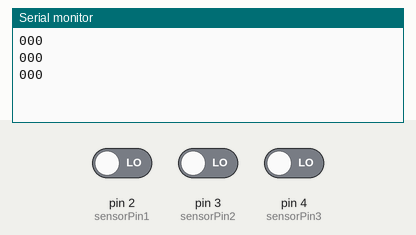
Simulated run of this sketch. Board: Arduino Uno, built with avr-gcc and run on an emulated ATmega328P. Shown: the last lines printed to the serial monitor. Inputs (shaded band) come from the test bench; at power-on: pin 2 (sensorPin1) LOW, pin 3 (sensorPin2) LOW, pin 4 (sensorPin3) LOW.

Above: at 2.8 s.
2.9 s: pin 2 (sensorPin1) driven HIGH
At 3.8 s:
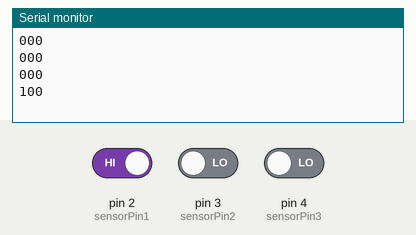
4.4 s: pin 3 (sensorPin2) driven HIGH
At 5.7 s:
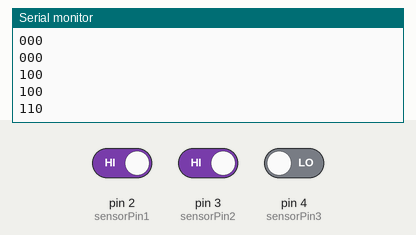
5.9 s: pin 4 (sensorPin3) driven HIGH
At 6.7 s:
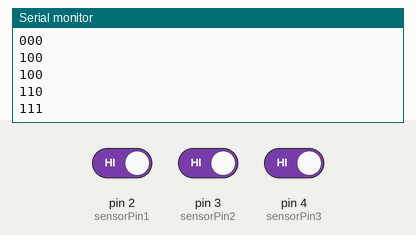
7.4 s: pin 2 (sensorPin1) driven LOW
At 8.7 s:
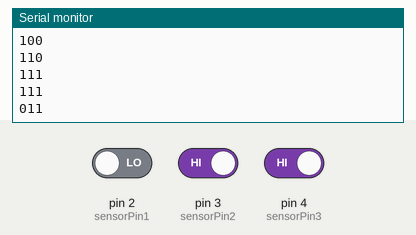
8.9 s: pin 3 (sensorPin2) driven LOW
At 9.8 s:
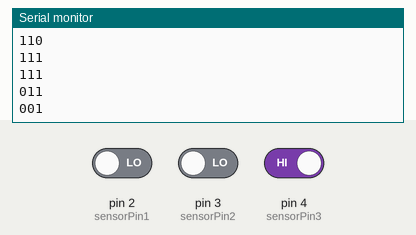
Timing chart, 0 to 11.4 s (numbered marks = the images above; inputs shaded):
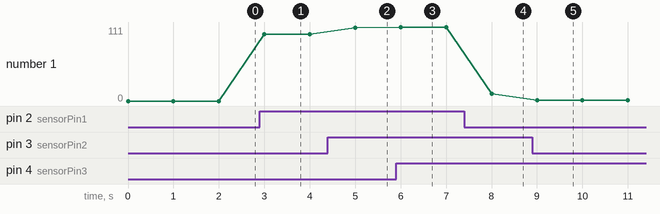

Measured:
- after the input at 2.9 s, the serial monitor: prints a new line after 0.10 s (image 1)
- after the input at 4.4 s, the serial monitor: prints a new line after 0.60 s (image 2)
- after the input at 5.9 s, the serial monitor: prints a new line after 0.10 s (image 3)
- after the input at 7.4 s, the serial monitor: prints a new line after 0.60 s (image 4)
- after the input at 8.9 s, the serial monitor: prints a new line after 0.10 s (image 5)
- plotted number 1: 0 → 100 after the input at 2.9 s, 100 → 110 after the input at 4.4 s, 110 → 111 after the input at 5.9 s, 111 → 11 after the input at 7.4 s, 11 → 1 after the input at 8.9 s

The sketch:

tres_sensores.ino
```cpp
const int sensorPin1 = 2;
const int sensorPin2 = 3;
const int sensorPin3 = 4;

int sensorState1 = 0;
int sensorState2 = 0;
int sensorState3 = 0;

void setup() {
  pinMode(sensorPin1, INPUT);
  pinMode(sensorPin2, INPUT);
  pinMode(sensorPin3, INPUT);
  Serial.begin(9600);
}

void loop() {
  sensorState1 = digitalRead(sensorPin1);
  sensorState2 = digitalRead(sensorPin2);
  sensorState3 = digitalRead(sensorPin3);

  Serial.print(sensorState1);
  Serial.print(sensorState2);
  Serial.println(sensorState3);

  delay(1000);
}
```
